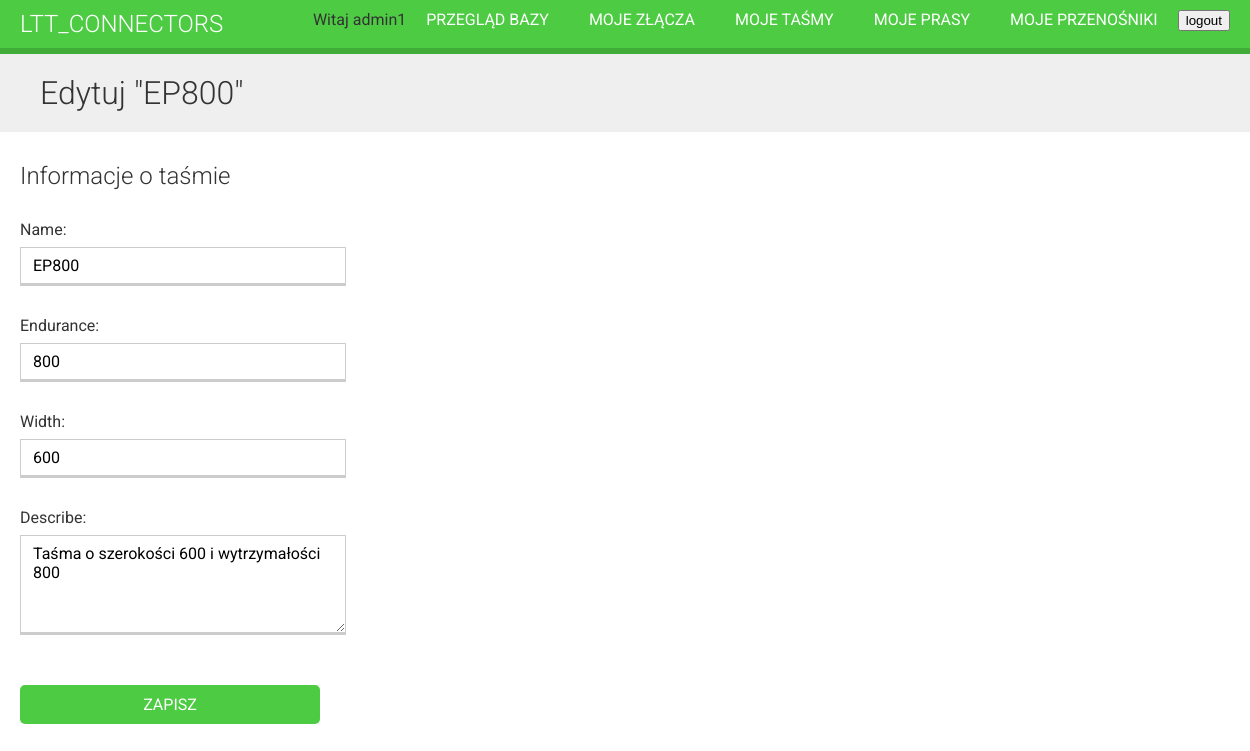
Page /1/bedit/ (signed in) on the committed database.
### connectors/models.py (models this page shows, shortened)
class Belt(models.Model):
    owner = models.ForeignKey(User, on_delete=models.CASCADE)
    name = models.CharField(max_length=200)
    endurance = models.CharField(max_length=200)
    width = models.IntegerField()
    describe = models.TextField()
    class Meta:
        ordering = ('name',)

### connectors/views.py (the view)
# urls.py: path('<pk>/bedit/', views.BeltUpdateView.as_view(), name='belt_edit'),
class BeltUpdateView(OwnerBeltEditMixin, UpdateView):
    permission_required = 'connectors.change_belt'

### connectors/views.py (called while the page is built)
    def get_queryset(self):
        qs = super().get_queryset()
        return qs.filter(owner=self.request.user)

### connectors/templates/connectors/manage/belt/form.html (shortened to what this page needs)
{% extends "base.html" %}
{% block content %}
  <h1>
    {% if object %}
      Edytuj "{{ object.name }}"
    {% else %}
      Dodaj
    {% endif %}
  </h1>
  <div class="module">
    <h2>Informacje o taśmie</h2>
    <form method="post">
        {{ form.as_p }}
        <p><input type="submit" value="Zapisz"></p>
    </form>
  </div>
{% endblock %}

### connectors/templates/base.html (shortened to what this page needs)
{% load static %}
<!DOCTYPE html>
<html>
    <head>
        <link href="{% static "css/base.css" %}" rel="stylesheet">
    </head>
    <body>
        <div id="header">
            <a href="/" class="logo">LTT_Connectors</a>
            <ul class="menu">
                {% if request.user.is_authenticated %}
                    <li>
                        <form method="post" action="{% url 'logout' %}">
                            <button type="submit" class="submit">logout</button>
                        </form></li>
                {% else %}
                    <li><a href="{% url 'login' %}">zaloguj</a></li>
                {% endif %}
            </ul>
            <ul class="menu">
                <li><a href="{% url 'manage_conveyor_list' %}" class="button" >Moje przenośniki</a></li>
            </ul>
            <ul class="menu">
                <li><a href="{% url 'manage_press_list' %}" class="button" >Moje prasy</a></li>
            </ul>
            <ul class="menu">
                <li><a href="{% url 'manage_belt_list' %}" class="button" >Moje taśmy</a></li>
            </ul>
            <ul class="menu">
                <li><a href="{% url 'manage_splice_list' %}" class="button" >Moje złącza</a></li>
            </ul>
            <ul class="menu">
                <li><a href="{% url 'base_view' %}" class="button" >Przegląd bazy</a></li>
            </ul>
            <ul class="menu">
                <li>Witaj {{ request.user.first_name|default:request.user.username }}</li>
            </ul>
        </div>
        <div id="content">
            {% block content %}
            {% endblock %}
        </div>
    </body>
</html>

### connectors/static/css/base.css (style rules this page uses)
body { margin:0; font-family:'Roboto', sans-serif; font-weight:400; color:#333; }
a { color:#3fad37; text-decoration:none; }
ul { float:left; }
h1, h2, h3, h4, h5, h6 { font-family:'Roboto', sans-serif; font-weight:300; }
h1 { background:#efefef; width:100%; overflow:auto; padding:20px 0 20px 40px; margin:0; }
.module { padding:10px 20px; float:left; width:600px; }
.module p { margin:10px 0 20px; width:100%; float:left; }
#header { background:#4dcc43; overflow:auto; padding:10px 20px; border-bottom:6px solid #3fad37; }
#header .logo { text-decoration:none; font-family:'Roboto', sans-serif; font-weight:300; text-transform:uppercase; font-size:24px; color:#fff; float:left; }
#header a { color:#fff; }
#header .menu { list-style:none; float:right; margin:0; padding:0; }
input[type=submit], a.button { border-radius:5px; background:#4dcc43; color:#fff; font-size:16px; text-transform:uppercase; border:none; padding:10px 20px; margin:20px 0; }
form p { overflow:auto; }
label { float:left; clear:both; margin:0 0 8px 0; }
input, select, textarea { border:1px solid #ccc; border-bottom:3px solid #ccc; padding:8px 12px; font-size:16px; font-family:'Roboto', sans-serif; float:left; clear:both; width:300px; }
textarea { height:80px; }

### rows in the picture
Belt: name "EP800", endurance "800", width "600", describe "Taśma o szerokości 600 i wytrzymałości 800"

### other values in the picture
{{ request.user.first_name|default:request.user.username }} "admin1"
